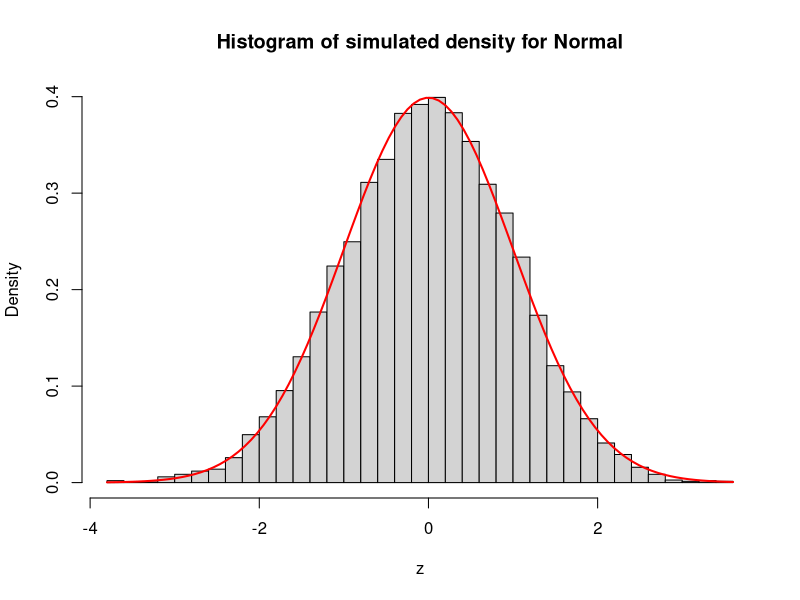
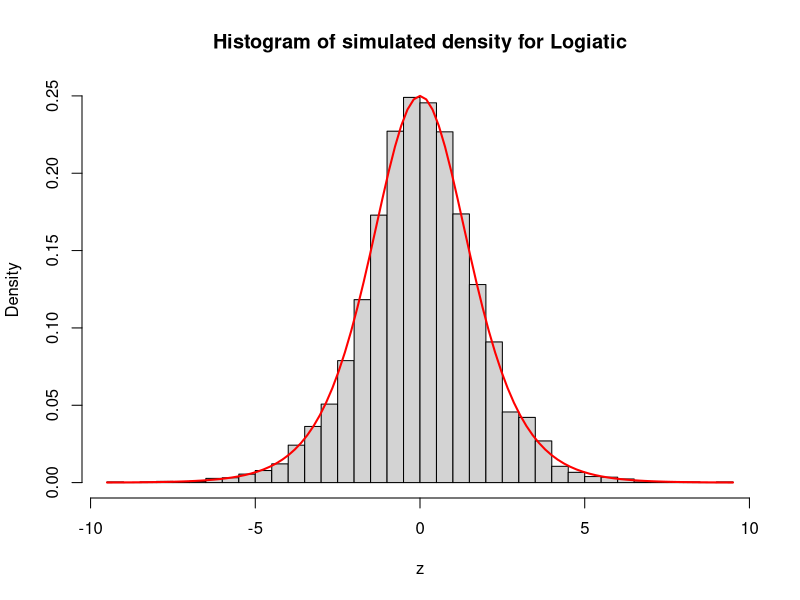

Reproduce these figures in R, in order.
#1
# Alias method.
Alias <- function() {
    a1 <- rep(c(0, 1), c(2, 25))
    a2 <- rep(c(0, 2), c(3, 24))
    a3 <- rep(c(1, 3), c(23, 4))
    
    data <- runif(1000)
    
    for (i in 1:1000) {
        if (data[i] < 0.25) {
            data[i] <- 0
        } else if (data[i] < 0.5) {
            data[i] <- a1[ceiling(108*data[i]-27)]
        } else if (data[i] < 0.75) {
            data[i] <- a2[ceiling(108*data[i]-54)]
        } else {
            data[i] <- a3[ceiling(108*data[i]-81)]
        }
    }
    
    obs <- table(data)
}

# Table method.
Table <- function() {
    a1 <- rep(c(0, 1, 2), c(2, 4, 2))
    a2 <- rep(c(0, 1, 2, 3), c(9, 4, 2, 3))
    a3 <- rep(c(0, 1, 2, 3), c(6, 5, 2, 7))
    
    data <- runif(1000)
    
    for (i in 1:1000) {
        if (data[i] < 0.8) {
            data[i] <- a1[ceiling(10*data[i])]
        } else if (data[i] < 0.98) {
            data[i] <- a2[ceiling(100*data[i]-80)]
        } else {
            data[i] <- a3[ceiling(1000*data[i]-980)]
        }
    }
    
    obs <- table(data)
}

obs1 <- Alias()
    pValue1 <- sum((obs1-c(2963, 4445, 2222, 370))^2/c(2963, 4445, 2222, 370))

obs2 <- Table()
    pValue2 <- sum((obs2-c(2963, 4445, 2222, 370))^2/c(2963, 4445, 2222, 370))

system.time(Alias()) > system.time(Table())


#2
# Rejection method for generating normal distribution.
y <- -log(runif(10000))

x <- y[runif(10000) < exp(-1/2*(y-1)^2)]
    
sign_x <- (runif(length(x)) < 0.5)*1
    z <- (1-sign_x)*x - sign_x*x

rejRate <- 1-length(z)/10000

hist(z, breaks = 50, freq = F, main = "Histogram of simulated density for Normal")
    curve(dnorm(x), col = "red", lwd = 2, lty = 1, add = T)

# Rejection method for generating logistic distribution.
y <- -log(runif(10000))

x <- y[runif(10000) < 1/(1+exp(-y))^2]

sign_x <- (runif(length(x)) < 0.5)*1
    z <- (1-sign_x)*x - sign_x*x

rejRate <- 1-length(z)/10000

hist(z, breaks=50,freq = F, main = "Histogram of simulated density for Logiatic")
    curve(dlogis(x), col = "red", lwd = 2, lty = 1, add = T)


#3(a)
# Inverse method for generating cauchy distribution.
u <- runif(10000)
    x <- tan((u-1/2)*pi)

ks.test(x, "pcauchy")
    
    permuTest <- function(data, k = 3) {
        if (k <= 2 | k >= 10 | k%%1 != 0) {
            stop("The input k must be integer, more than 2 and less than 10.")
        } else {
            n <- length(data)
            if (n%%k == 0) {
                cleanData <- matrix(data, ncol = k, byrow = TRUE) 
            } else {
                cleanData <- matrix(data[-n+0:(n%%k-1)], ncol = k, byrow = TRUE) 
            }
            
            rankData <- apply(cleanData, 1, rank)
            dec_rankData <- c(rep(0, n/k))
            for (i in 1:k) {
                dec_rankData <- dec_rankData+rankData[i, ]*10^(i-1)
            }
            
            obs <- table(dec_rankData)
            exp <- n%/%k/factorial(k)
            pValue <- pchisq(sum((obs-exp)^2/exp), df = factorial(k)-1)
        }
    }    

permuTest(x)


#3(b)
# "Ratio of Uniform" method for generating cauchy distribution.
ROU <- function() {
    u1 <- runif(12700)
    u2 <- runif(12700, -1, 1)
    ROUNum <- (u2/u1)[(u1^2+u2^2) < 1]
}

# "Ratio of Normal" method for generating cauchy distribution.
RON <- function() {
    u1 <- rnorm(10000)
    u2 <- rnorm(10000)
    RONNum <- u1/u2
}

# Compare the two methods.
system.time(ROU()) > system.time(RON())


#4(a)
ttGame1 <- function(pAnn = 0.5, pBob = 0.5) {
    aScore <- 0; bScore <- 0
    
    while (aScore < 21 && bScore < 21) { # The game is over if someone reach 21 points that wins the game.
        if ((aScore+bScore) %% 4 == 0 || (aScore+bScore) %% 4 == 1) {
            n <- 1  # 0 indicates someone miss, 1 indicates Ann hits, and 2 indicates Bob hits.
        } else {
            n <- 2
        }
        
        while (n != 0) {
            if (n == 1) {
                if (runif(1) < pAnn) {
                    n <- 2
                } else {
                    bScore <- bScore+1
                    n <- 0
                }
            } else {
                if (runif(1) < pBob) {
                    n <- 1
                } else {
                    aScore <- aScore+1
                    n <- 0
                }
            }
        }
    }
    
    c(aScore, bScore) # Return the game score.
}

ttGame1()


#4(b)
ttGame2 <- function(pAnn = list(serve = 0.8, receive = c(normal = 0.8, smash = 0.2, spin = 0.6), strick = c(normal = 0.6, smash = 0.1, spin = 0.3)), 
                    pBob = list(serve = 0.8, receive = c(normal = 0.8, smash = 0.2, spin = 0.6), strick = c(normal = 0.6, smash = 0.1, spin = 0.3))) {
    aScore <- 0; bScore <- 0
    
    while (aScore < 21 && bScore < 21) { # The game is over if someone reach 21 points that wins the game.
        if ((aScore+bScore) %% 4 == 0 || (aScore+bScore) %% 4 == 1) {
            n <- 1; m <- 0
        } else {
            n <- 2; m <- 0
        }
        
        while (n != 0) {
            if (n == 1) {
                if (m == 0) {
                    if (runif(1) < pAnn$serve) {
                        n <- 2; m <- 1
                    } else {
                        bScore <- bScore+1
                        n <- 0
                    }
                } else if (m == 1){
                    if (runif(1) < pAnn$receive[[1]]) {
                        n <- 2; m <- sample(rep(1:3, 10*pAnn$strick), 1)
                    } else {
                        bScore <- bScore+1
                        n <- 0
                    }
                } else if (m == 2) {
                    if (runif(1) < pAnn$receive[[2]]) {
                        n <- 2; m <- sample(rep(1:3, 10*pAnn$strick), 1)
                    } else {
                        bScore <- bScore+1
                        n <- 0
                    }
                } else {
                    if (runif(1) < pAnn$receive[[3]]) {
                        n <- 2; m <- sample(rep(1:3, 10*pAnn$strick),1)
                    } else {
                        bScore <- bScore+1
                        n <- 0
                    }
                }
            } else {
                if (m == 0) {
                    if(runif(1) < pBob$serve){
                        n <- 1; m <- 1
                    } else {
                        aScore <- aScore+1
                        n <- 0
                    }
                } else if (m == 1){
                    if (runif(1) < pBob$receive[[1]]) {
                        n <- 1; m <- sample(rep(1:3, 10*pBob$strick), 1)
                    } else {
                        aScore <- aScore+1
                        n <- 0
                    }
                } else if (m == 2) {
                    if(runif(1) < pBob$receive[[2]]){
                        n <- 1; m <- sample(rep(1:3, 10*pBob$strick), 1)
                    } else {
                        aScore <- aScore+1
                        n <- 0
                    }
                } else {
                    if (runif(1) < pBob$receive[[3]]) {
                        n <- 1; m <- sample(rep(1:3, 10*pBob$strick),1)
                    } else {
                        aScore <- aScore+1
                        n <- 0
                    }
                }
            }
        }
    }
    
    c(aScore, bScore) # Return the game score.
}

ttGame2()

#5
GE <- function(A, b) {
    mat <- cbind(A, b)
    n <- dim(mat)[1]
    
    downtriMat <- NULL
        remainMat <- mat
        for (i in 1:n) {
            index <- which(remainMat[, i] != 0)
            rowchangeMat <- rbind(remainMat[index, ], remainMat[-index, ])
            pivot <- rowchangeMat[1, i]
            downtriMat <- rbind(downtriMat, rowchangeMat[1, ]/pivot)
            
                if (i < n) {
                    remainMat <- NULL
                    for (j in 2:(n-i+1)) {
                        remainMat <- rbind(remainMat, rowchangeMat[j, ]-rowchangeMat[j, i]/pivot*rowchangeMat[1, ])
                    }
                }
        }
    
    identiMat <- downtriMat
        for (i in (n-1):1) {
            for (j in n:(i+1)) {
                identiMat[i, ] <- identiMat[i, ]-identiMat[i, j]*identiMat[j, ]
            }
        }
    
    inverMat <- identiMat[, -(1:n)]
}

A <- matrix(c(1.1, 0.51, 0, 1, 2.2, 1.01, 2.01, -1, -1.1, 0, -0.51, 1.5, 0, 1.01, 1.51, 0), nrow = 4)
    round((GE(A, diag(4))), dig = 6)
    round((GE(A, diag(4))), dig = 8)


GE(A, c(1, 2, 3, 4))
solve(A, c(1, 2, 3, 4))


#6
x1 <- rep(1, 7)
x2 <- c(160, 271, 321, 368, 415, 432, 484)
x3 <- c(91, 79, 73, 67, 48, 34, 21)
y <- c(831.1, 836.1, 902.1, 928.4, 880.7, 889.3, 930.2)

# Using the QR method to find the parameter estimates and their standard errors.
x <- cbind(x1, x2, x3)

invR <- solve(qr.R(qr(x)))
    Beta <- invR %*% t(invR) %*% t(x) %*% y

residual <- y - x %*% Beta
    MSE <- sum(residual^2)/4
        covMat <- solve(t(qr.R(qr(x))) %*%  qr.R(qr(x))) * MSE

# Using the sweep operator to find the parameter estimates and their standard errors.
A <- cbind(x1, x2, x3, y)
    SSCP <- t(A) %*% A

    row1 <- GE(SSCP[-4, ], diag(3))
    row2 <- c(SSCP[4, 4], rep(0, 3)) - t(y) %*% cbind(x1, x2, x3) %*% row1

        Beta <- row1[, 1]
        covMat <- row1[, -1]*row2[1]/4

# Using the function "lm" to check the answer.
data <- data.frame(y, x2, x3)
summary(lm(y ~ x2+x3, data))